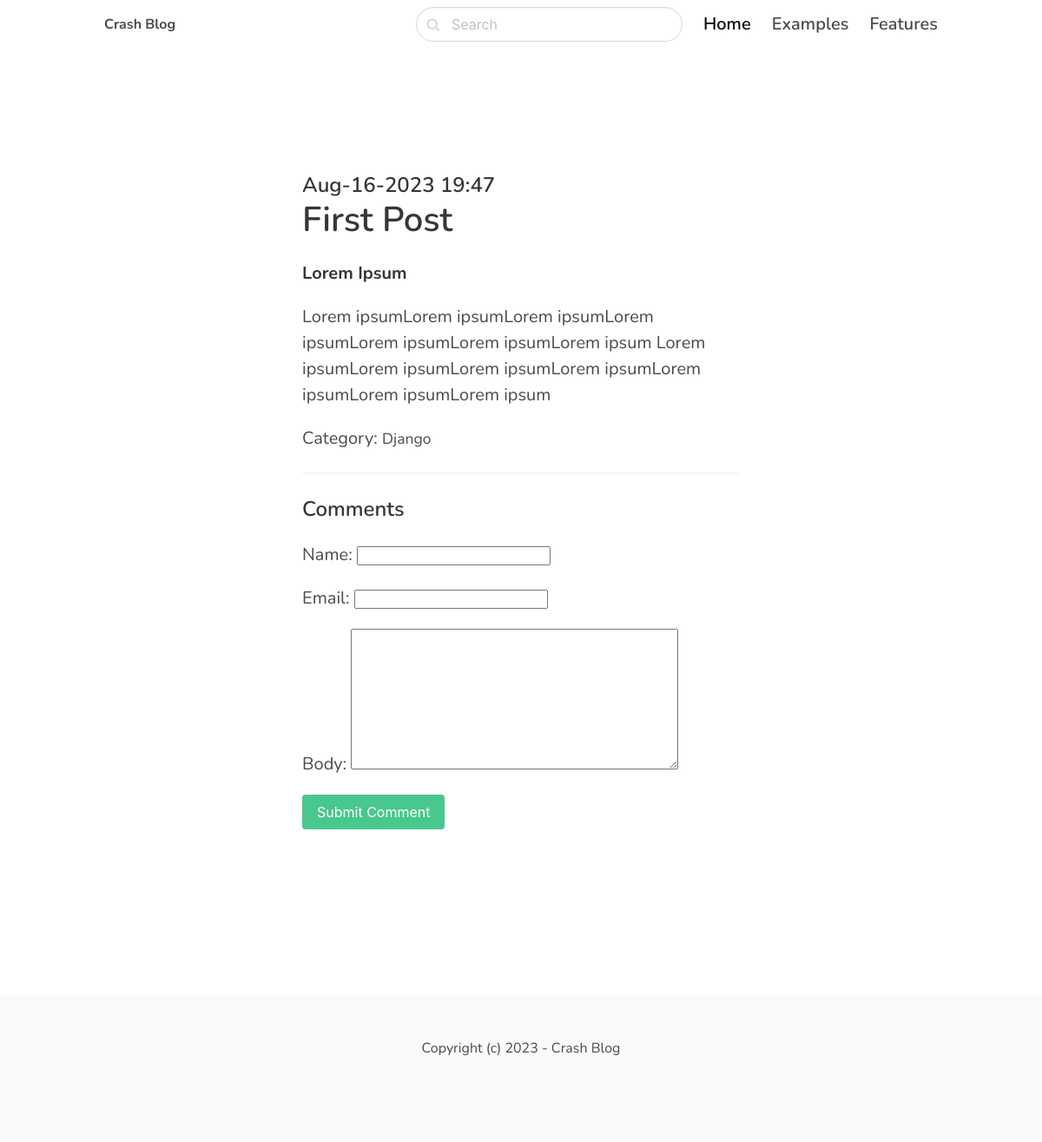
/first-post/first-post/, run on the app's committed database.
### blog/models.py (models this page shows, shortened)
class Post(models.Model):
    category = models.ForeignKey(Category, related_name='posts', on_delete=models.CASCADE)
    title = models.CharField(max_length=255)
    slug = models.SlugField()
    intro = models.TextField()
    body = models.TextField()
    created_at = models.DateTimeField(auto_now_add=True)
    class Meta:
        ordering = ("-created_at",)

class Category(models.Model):
    title = models.CharField(max_length=255)
    slug = models.SlugField()
    class Meta:
        ordering = ("title", )
        verbose_name_plural = 'Categories'
    def __str__(self):
        return self.title

### blog/views.py (the view)
# urls.py: path('<slug:category_slug>/<slug:slug>/', views.detail, name='post_detail' ),
def detail(request, category_slug, slug):
    post = get_object_or_404(Post, slug=slug)
    if request.method == 'POST':
        form = CommentForm(request.POST)
        if form.is_valid():
            comment = form.save(commit=False)
            comment.post = post
            comment.save()
            return redirect('post_detail', slug=slug)
    else:
        form = CommentForm()
    return render(request, 'blog/detail.html', {'post': post, 'form': form})

### blog/forms.py
class CommentForm(forms.ModelForm):
    class Meta:
        model = Comment
        fields = ('name', 'email', 'body')

### blog/templates/blog/detail.html (shortened to what this page needs)
{% extends 'core/base.html' %}
{% block content %}
    <section class="hero">
        <div class="hero-body">
            <div class="container">
                <section class="section">
                    <div class="columns">
                        <div class="column is-8 is-offset-2">
                            <div class="content is-medium">
                                <h2 class="subtitle is-4">{{ post.created_at | date:'M-d-Y H:i'}}</h2>
                                <h1 class="title">{{ post.title }}</h1>
                                <p><strong>{{ post.intro }}</strong></p>
                                <p>{{ post.body }}</p>
                                <p>Category: <small>{{ post.category }}</small></p>
                                <hr>
                                <h2 class="subtitle is-4">Comments</h2>
                                <form method="post" class="mb-6">
                                    {{ form.as_p }}
                                    <div class="field">
                                        <div class="control">
                                            <button class="button is-success">Submit Comment</button>
                                        </div>
                                    </div>
                                </form>
                            </div>
                        </div>
                    </div>
                </section>
            </div>
        </div>
    </section>
{% endblock %}

### core/templates/core/base.html (style rules this page uses)
body { font-family: 'Nunito', sans-serif; }

### data on the page
Post: created_at "Aug-16-2023 19:47", title "First Post", intro "Lorem Ipsum", body "Lorem ipsumLorem ipsumLorem ipsumLorem ipsumLorem ipsumLorem ipsumLorem ipsum Lorem ipsumLorem ipsumLorem ipsumLorem ipsumLorem ipsumLorem ipsumLorem ipsum", category "Django"
